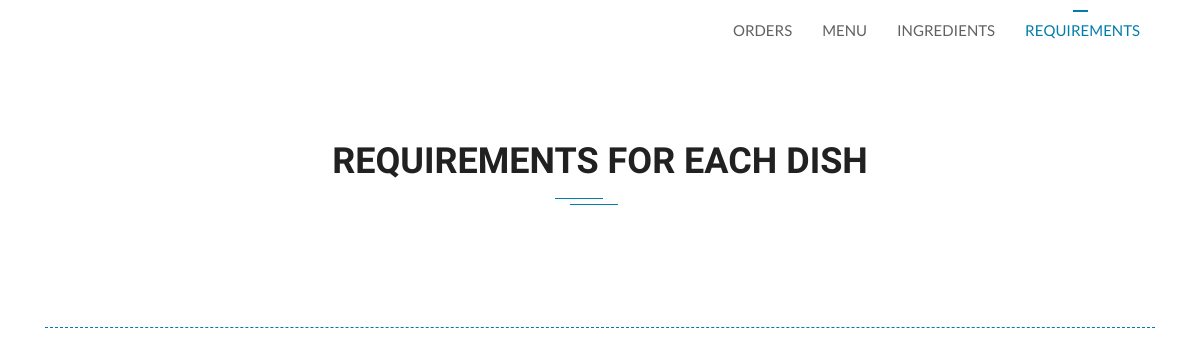
Before: /e_requirements.php with the older database file.
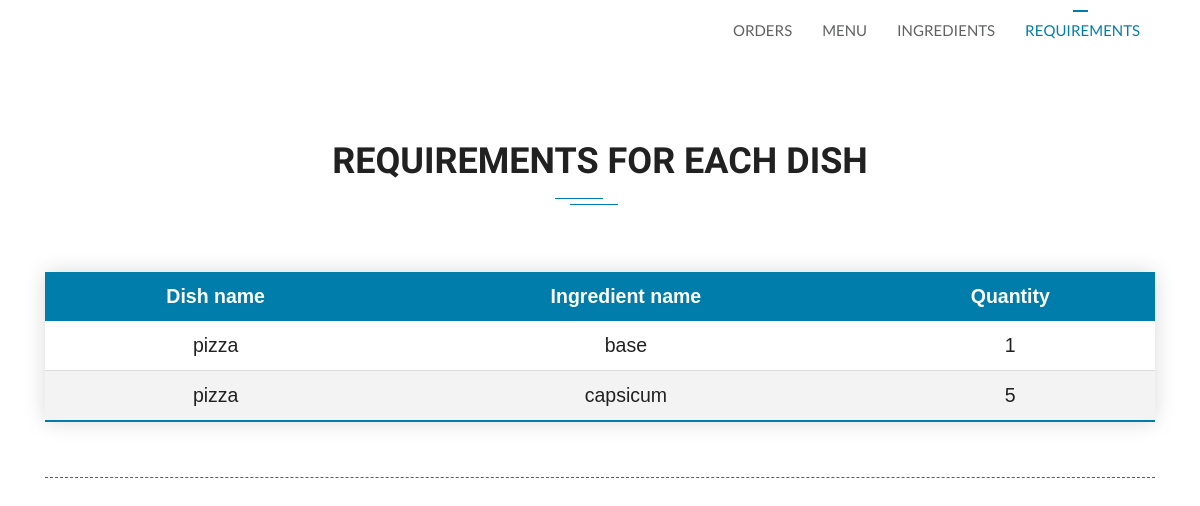
After: the same page with the newer database file.
### tables this page shows
CREATE TABLE `requirements` (
  `d_name` varchar(20) NOT NULL,
  `i_name` varchar(20) NOT NULL,
  `r_quantity` int(10) DEFAULT NULL
);

### e_requirements.php (the view, shortened to what this page needs)
<?php
include_once ('root.php');
?>
<!DOCTYPE html>
<html lang="en">
  <head>
    <link
      rel="stylesheet"
      type="text/css"
      href="assets/css/bootstrap.min.css"
    />
    <link rel="stylesheet" type="text/css" href="assets/fonts/line-icons.css" />
    <link rel="stylesheet" type="text/css" href="assets/css/slicknav.css" />
    <link
      rel="stylesheet"
      type="text/css"
      href="assets/css/nivo-lightbox.css"
    />
    <link rel="stylesheet" type="text/css" href="assets/css/animate.css" />
    <link rel="stylesheet" type="text/css" href="assets/css/main.css" />
    <link rel="stylesheet" type="text/css" href="assets/css/responsive.css" />
    <link
      rel="stylesheet"
      href="https://cdnjs.cloudflare.com/ajax/libs/font-awesome/4.7.0/css/font-awesome.min.css"
    />
    <link
      rel="stylesheet"
      href="https://cdnjs.cloudflare.com/ajax/libs/font-awesome/4.7.0/css/font-awesome.min.css"
    />
  </head>
  <body>
    <header id="header-wrap">
      <nav class="navbar navbar-expand-lg fixed-top scrolling-navbar">
        <div class="container">
          <div class="collapse navbar-collapse" id="main-navbar">
            <ul class="navbar-nav mr-auto w-100 justify-content-end">
              <li class="nav-item">
                <a class="nav-link" href="e_order.php">Orders</a>
              </li>
              <li class="nav-item">
                <a class="nav-link" href="e_menu.php">Menu</a>
              </li>
              <li class="nav-item">
                <a class="nav-link" href="e_ingredients.php">Ingredients</a>
              </li>
              <li class="nav-item active">
                <a class="nav-link" href="e_requirements.php">Requirements</a>
              </li>
            </ul>
          </div>
        </div>
      </nav>
    </header>
    <br /><br /><br />
    <section class="section-padding">
      <div class="container">
        <h1
          class="section-title wow fadeInUp animated"
          data-wow-delay="0.2s"
          style="
            visibility: visible;
            -webkit-animation-delay: 0.2s;
            -moz-animation-delay: 0.2s;
            animation-delay: 0.2s;
          "
        >
          Requirements for each dish
        </h1>
        <br />
        <table style="width: 100%" id="menu" class="styled-table">
            <?php
            $sql = "SELECT * from requirements";
            if($result = mysqli_query($link,$sql)){
              if(mysqli_num_rows($result) > 0){
            ?>
            <thead>
              <tr>
                <th>Dish name</th>
                <th>Ingredient name</th>
                <th>Quantity</th>
              </tr>
            </thead>
            <?php
                while($row = mysqli_fetch_array($result)){
                  $i = $row['d_name'];
                  $q = $row['i_name'];
                  $r = $row['r_quantity'];
            ?>
            <tr>
              <td><?php echo $i; ?></td>
              <td><?php echo $q; ?></td>
              <td><?php echo $r; ?></td>
            </tr>
            <?php
                  }
                }
              }
            ?>
        </table>
        <div class="container-fluid br-line"></div>
      </div>
    </section>
  </body>
</html>

Changed rows visible on the page:
added requirements: d_name "pizza", i_name "base", r_quantity "1"
added requirements: d_name "pizza", i_name "capsicum", r_quantity "5"
Other visible differences:
text now shown: "Dish name Ingredient name Quantity"
